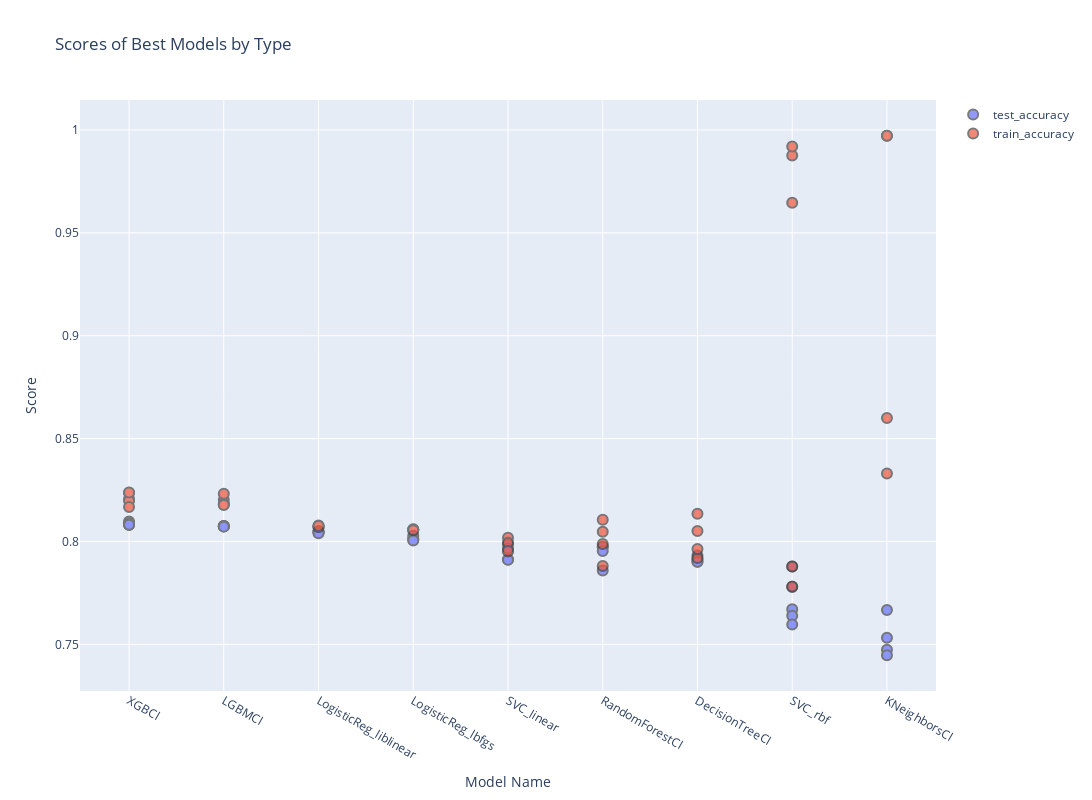

This figure's notebook cell:
### Code cell
#fig = px.scatter(best_of_classifiers, x="classifier", y="mean_test_accuracy", color="classifier",
#                 size='mean_test_roc_auc', hover_data=['mean_test_accuracy','mean_test_roc_auc',
#                                                       'mean_test_f1'])
fig = go.Figure()
fig.add_trace(go.Scatter(x=best_of_classifiers_1['classifier'], 
                         y=best_of_classifiers_1['mean_test_accuracy'],
                         name='test_accuracy', 
                         mode='markers', opacity=0.7))
fig.add_trace(go.Scatter(x=best_of_classifiers_1['classifier'],
                         y=best_of_classifiers_1['mean_train_accuracy'],
                         name='train_accuracy', 
                         mode='markers', opacity=0.7))
# marker size belirle
fig.update_traces(mode='markers', marker_size=10, marker_line_width=2)
# layout degistir
fig.update_layout(title='Scores of Best Models by Type', legend_orientation="v",
                   xaxis_title='Model Name',
                   yaxis_title='Score', width=1300, height=800, )
fig.show()

### Figure 1 — Plotly figure (JSON) as saved in the notebook; plotly's stock layout.template omitted (floating-point values rounded to 4 significant figures)
{"data": [{"marker": {"line": {"width": 2}, "size": 10}, "mode": "markers", "name": "test_accuracy", "opacity": 0.7, "type": "scatter", "x": ["XGBCl", "XGBCl", "XGBCl", "XGBCl", "XGBCl", "LGBMCl", "LGBMCl", "LGBMCl", "LGBMCl", "LGBMCl", "LogisticReg_liblinear", "LogisticReg_liblinear", "LogisticReg_liblinear", "LogisticReg_liblinear", "LogisticReg_liblinear", "LogisticReg_lbfgs", "LogisticReg_lbfgs", "LogisticReg_lbfgs", "LogisticReg_lbfgs", "SVC_linear", "SVC_linear", "SVC_linear", "SVC_linear", "RandomForestCl", "RandomForestCl", "RandomForestCl", "RandomForestCl", "DecisionTreeCl", "DecisionTreeCl", "DecisionTreeCl", "DecisionTreeCl", "SVC_rbf", "SVC_rbf", "SVC_rbf", "SVC_rbf", "SVC_rbf", "KNeighborsCl", "KNeighborsCl", "KNeighborsCl", "KNeighborsCl"], "y": [0.8097, 0.8088, 0.8081, 0.8081, 0.8081, 0.8076, 0.8076, 0.8074, 0.8074, 0.8072, 0.8051, 0.8048, 0.8046, 0.8042, 0.804, 0.8028, 0.8014, 0.801, 0.8005, 0.7987, 0.7966, 0.7913, 0.7911, 0.7975, 0.7973, 0.7954, 0.7859, 0.7932, 0.7913, 0.7902, 0.7902, 0.7879, 0.778, 0.7671, 0.7639, 0.7597, 0.7668, 0.7533, 0.7474, 0.7448]}, {"marker": {"line": {"width": 2}, "size": 10}, "mode": "markers", "name": "train_accuracy", "opacity": 0.7, "type": "scatter", "x": ["XGBCl", "XGBCl", "XGBCl", "XGBCl", "XGBCl", "LGBMCl", "LGBMCl", "LGBMCl", "LGBMCl", "LGBMCl", "LogisticReg_liblinear", "LogisticReg_liblinear", "LogisticReg_liblinear", "LogisticReg_liblinear", "LogisticReg_liblinear", "LogisticReg_lbfgs", "LogisticReg_lbfgs", "LogisticReg_lbfgs", "LogisticReg_lbfgs", "SVC_linear", "SVC_linear", "SVC_linear", "SVC_linear", "RandomForestCl", "RandomForestCl", "RandomForestCl", "RandomForestCl", "DecisionTreeCl", "DecisionTreeCl", "DecisionTreeCl", "DecisionTreeCl", "SVC_rbf", "SVC_rbf", "SVC_rbf", "SVC_rbf", "SVC_rbf", "KNeighborsCl", "KNeighborsCl", "KNeighborsCl", "KNeighborsCl"], "y": [0.8237, 0.8206, 0.8198, 0.8168, 0.8239, 0.8201, 0.818, 0.8184, 0.8178, 0.8232, 0.8071, 0.8071, 0.8071, 0.8078, 0.8075, 0.806, 0.8057, 0.8058, 0.8055, 0.8018, 0.7995, 0.7951, 0.7953, 0.8106, 0.8048, 0.7988, 0.7882, 0.8051, 0.792, 0.8135, 0.7963, 0.7879, 0.7781, 0.9646, 0.9875, 0.9919, 0.8331, 0.86, 0.9972, 0.9972]}], "layout": {"height": 800, "legend": {"orientation": "v"}, "title": {"text": "Scores of Best Models by Type"}, "width": 1300, "xaxis": {"autorange": true, "range": [-0.5035, 8.504], "title": {"text": "Model Name"}, "type": "category"}, "yaxis": {"autorange": true, "range": [0.7275, 1.014], "title": {"text": "Score"}, "type": "linear"}}}
